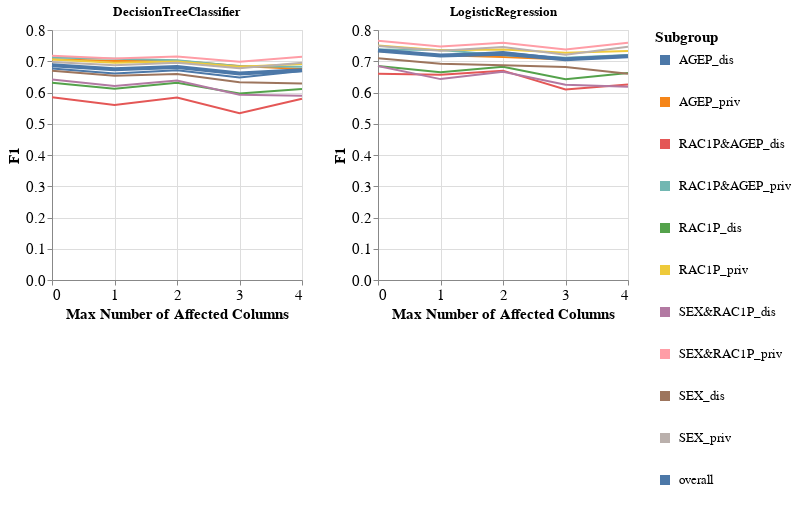

Notebook code cell kept with this figure:
### Code cell
visualizer.create_subgroups_grid_pct_lines_per_model_plot(subgroup_metric='F1',
                                                          target_preprocessing_technique=PREPROCESSING_TECHNIQUES[0],
                                                          model_names=MODEL_NAMES,
                                                          mode='max_num_columns')

### Figure 1 — Vega-Lite specification as saved in the notebook (floating-point values rounded to 4 significant figures)
{"config": {"view": {"continuousWidth": 400, "continuousHeight": 300}, "axis": {"labelFontSize": 15, "titleFontSize": 15}, "legend": {"labelFontSize": 13, "symbolStrokeWidth": 10, "titleFontSize": 15}}, "vconcat": [{"hconcat": [{"mark": "line", "encoding": {"color": {"field": "Subgroup", "type": "nominal"}, "strokeWidth": {"condition": {"value": 4, "test": "datum.Subgroup == 'overall'"}, "value": 2}, "x": {"axis": {"tickMinStep": 1}, "field": "Percentage", "title": "Max Number of Affected Columns", "type": "quantitative"}, "y": {"field": "Metric_Value", "title": "F1", "type": "quantitative"}}, "height": 250, "title": "DecisionTreeClassifier", "width": 250}, {"data": {"name": "data-2c184f4bba38196598cdc051322613c0"}, "mark": "line", "encoding": {"color": {"field": "Subgroup", "type": "nominal"}, "strokeWidth": {"condition": {"value": 4, "test": "datum.Subgroup == 'overall'"}, "value": 2}, "x": {"axis": {"tickMinStep": 1}, "field": "Percentage", "title": "Max Number of Affected Columns", "type": "quantitative"}, "y": {"field": "Metric_Value", "title": "F1", "type": "quantitative"}}, "height": 250, "title": "LogisticRegression", "width": 250}]}], "data": {"name": "data-aa66b0086b6e74ce33a48f832ce87cff"}, "$schema": "https://vega.github.io/schema/vega-lite/v4.17.0.json", "datasets": {"data-aa66b0086b6e74ce33a48f832ce87cff": [{"Model_Name": "DecisionTreeClassifier", "Test_Set_Index": 0.0, "Metric": "F1", "Subgroup": "AGEP_dis", "Num_Estimators": 10.0, "Metric_Value": 0.6765, "Percentage": 0.0}, {"Model_Name": "DecisionTreeClassifier", "Test_Set_Index": 0.0, "Metric": "F1", "Subgroup": "AGEP_priv", "Num_Estimators": 10.0, "Metric_Value": 0.7066, "Percentage": 0.0}, {"Model_Name": "DecisionTreeClassifier", "Test_Set_Index": 0.0, "Metric": "F1", "Subgroup": "RAC1P&AGEP_dis", "Num_Estimators": 10.0, "Metric_Value": 0.5846, "Percentage": 0.0}, {"Model_Name": "DecisionTreeClassifier", "Test_Set_Index": 0.0, "Metric": "F1", "Subgroup": "RAC1P&AGEP_priv", "Num_Estimators": 10.0, "Metric_Value": 0.7117, "Percentage": 0.0}, {"Model_Name": "DecisionTreeClassifier", "Test_Set_Index": 0.0, "Metric": "F1", "Subgroup": "RAC1P_dis", "Num_Estimators": 10.0, "Metric_Value": 0.631, "Percentage": 0.0}, {"Model_Name": "DecisionTreeClassifier", "Test_Set_Index": 0.0, "Metric": "F1", "Subgroup": "RAC1P_priv", "Num_Estimators": 10.0, "Metric_Value": 0.7055, "Percentage": 0.0}, {"Model_Name": "DecisionTreeClassifier", "Test_Set_Index": 0.0, "Metric": "F1", "Subgroup": "SEX&RAC1P_dis", "Num_Estimators": 10.0, "Metric_Value": 0.6415, "Percentage": 0.0}, {"Model_Name": "DecisionTreeClassifier", "Test_Set_Index": 0.0, "Metric": "F1", "Subgroup": "SEX&RAC1P_priv", "Num_Estimators": 10.0, "Metric_Value": 0.7177, "Percentage": 0.0}, {"Model_Name": "DecisionTreeClassifier", "Test_Set_Index": 0.0, "Metric": "F1", "Subgroup": "SEX_dis", "Num_Estimators": 10.0, "Metric_Value": 0.6693, "Percentage": 0.0}, {"Model_Name": "DecisionTreeClassifier", "Test_Set_Index": 0.0, "Metric": "F1", "Subgroup": "SEX_priv", "Num_Estimators": 10.0, "Metric_Value": 0.6975, "Percentage": 0.0}, {"Model_Name": "DecisionTreeClassifier", "Test_Set_Index": 0.0, "Metric": "F1", "Subgroup": "overall", "Num_Estimators": 10.0, "Metric_Value": 0.6869, "Percentage": 0.0}, {"Model_Name": "DecisionTreeClassifier", "Test_Set_Index": 1.0, "Metric": "F1", "Subgroup": "AGEP_dis", "Num_Estimators": 10.0, "Metric_Value": 0.6607, "Percentage": 1.0}, {"Model_Name": "DecisionTreeClassifier", "Test_Set_Index": 1.0, "Metric": "F1", "Subgroup": "AGEP_priv", "Num_Estimators": 10.0, "Metric_Value": 0.7009, "Percentage": 1.0}, {"Model_Name": "DecisionTreeClassifier", "Test_Set_Index": 1.0, "Metric": "F1", "Subgroup": "RAC1P&AGEP_dis", "Num_Estimators": 10.0, "Metric_Value": 0.56, "Percentage": 1.0}, {"Model_Name": "DecisionTreeClassifier", "Test_Set_Index": 1.0, "Metric": "F1", "Subgroup": "RAC1P&AGEP_priv", "Num_Estimators": 10.0, "Metric_Value": 0.7077, "Percentage": 1.0}, {"Model_Name": "DecisionTreeClassifier", "Test_Set_Index": 1.0, "Metric": "F1", "Subgroup": "RAC1P_dis", "Num_Estimators": 10.0, "Metric_Value": 0.6122, "Percentage": 1.0}, {"Model_Name": "DecisionTreeClassifier", "Test_Set_Index": 1.0, "Metric": "F1", "Subgroup": "RAC1P_priv", "Num_Estimators": 10.0, "Metric_Value": 0.6953, "Percentage": 1.0}, {"Model_Name": "DecisionTreeClassifier", "Test_Set_Index": 1.0, "Metric": "F1", "Subgroup": "SEX&RAC1P_dis", "Num_Estimators": 10.0, "Metric_Value": 0.6211, "Percentage": 1.0}, {"Model_Name": "DecisionTreeClassifier", "Test_Set_Index": 1.0, "Metric": "F1", "Subgroup": "SEX&RAC1P_priv", "Num_Estimators": 10.0, "Metric_Value": 0.7092, "Percentage": 1.0}, {"Model_Name": "DecisionTreeClassifier", "Test_Set_Index": 1.0, "Metric": "F1", "Subgroup": "SEX_dis", "Num_Estimators": 10.0, "Metric_Value": 0.6536, "Percentage": 1.0}, {"Model_Name": "DecisionTreeClassifier", "Test_Set_Index": 1.0, "Metric": "F1", "Subgroup": "SEX_priv", "Num_Estimators": 10.0, "Metric_Value": 0.6869, "Percentage": 1.0}, {"Model_Name": "DecisionTreeClassifier", "Test_Set_Index": 1.0, "Metric": "F1", "Subgroup": "overall", "Num_Estimators": 10.0, "Metric_Value": 0.6745, "Percentage": 1.0}, {"Model_Name": "DecisionTreeClassifier", "Test_Set_Index": 2.0, "Metric": "F1", "Subgroup": "AGEP_dis", "Num_Estimators": 10.0, "Metric_Value": 0.6711, "Percentage": 2.0}, {"Model_Name": "DecisionTreeClassifier", "Test_Set_Index": 2.0, "Metric": "F1", "Subgroup": "AGEP_priv", "Num_Estimators": 10.0, "Metric_Value": 0.7017, "Percentage": 2.0}, {"Model_Name": "DecisionTreeClassifier", "Test_Set_Index": 2.0, "Metric": "F1", "Subgroup": "RAC1P&AGEP_dis", "Num_Estimators": 10.0, "Metric_Value": 0.5837, "Percentage": 2.0}, {"Model_Name": "DecisionTreeClassifier", "Test_Set_Index": 2.0, "Metric": "F1", "Subgroup": "RAC1P&AGEP_priv", "Num_Estimators": 10.0, "Metric_Value": 0.703, "Percentage": 2.0}, {"Model_Name": "DecisionTreeClassifier", "Test_Set_Index": 2.0, "Metric": "F1", "Subgroup": "RAC1P_dis", "Num_Estimators": 10.0, "Metric_Value": 0.631, "Percentage": 2.0}, {"Model_Name": "DecisionTreeClassifier", "Test_Set_Index": 2.0, "Metric": "F1", "Subgroup": "RAC1P_priv", "Num_Estimators": 10.0, "Metric_Value": 0.6993, "Percentage": 2.0}, {"Model_Name": "DecisionTreeClassifier", "Test_Set_Index": 2.0, "Metric": "F1", "Subgroup": "SEX&RAC1P_dis", "Num_Estimators": 10.0, "Metric_Value": 0.638, "Percentage": 2.0}, {"Model_Name": "DecisionTreeClassifier", "Test_Set_Index": 2.0, "Metric": "F1", "Subgroup": "SEX&RAC1P_priv", "Num_Estimators": 10.0, "Metric_Value": 0.7151, "Percentage": 2.0}, {"Model_Name": "DecisionTreeClassifier", "Test_Set_Index": 2.0, "Metric": "F1", "Subgroup": "SEX_dis", "Num_Estimators": 10.0, "Metric_Value": 0.6588, "Percentage": 2.0}, {"Model_Name": "DecisionTreeClassifier", "Test_Set_Index": 2.0, "Metric": "F1", "Subgroup": "SEX_priv", "Num_Estimators": 10.0, "Metric_Value": 0.6952, "Percentage": 2.0}, {"Model_Name": "DecisionTreeClassifier", "Test_Set_Index": 2.0, "Metric": "F1", "Subgroup": "overall", "Num_Estimators": 10.0, "Metric_Value": 0.6817, "Percentage": 2.0}, {"Model_Name": "DecisionTreeClassifier", "Test_Set_Index": 3.0, "Metric": "F1", "Subgroup": "AGEP_dis", "Num_Estimators": 10.0, "Metric_Value": 0.6482, "Percentage": 3.0}, {"Model_Name": "DecisionTreeClassifier", "Test_Set_Index": 3.0, "Metric": "F1", "Subgroup": "AGEP_priv", "Num_Estimators": 10.0, "Metric_Value": 0.6845, "Percentage": 3.0}, {"Model_Name": "DecisionTreeClassifier", "Test_Set_Index": 3.0, "Metric": "F1", "Subgroup": "RAC1P&AGEP_dis", "Num_Estimators": 10.0, "Metric_Value": 0.534, "Percentage": 3.0}, {"Model_Name": "DecisionTreeClassifier", "Test_Set_Index": 3.0, "Metric": "F1", "Subgroup": "RAC1P&AGEP_priv", "Num_Estimators": 10.0, "Metric_Value": 0.6844, "Percentage": 3.0}, {"Model_Name": "DecisionTreeClassifier", "Test_Set_Index": 3.0, "Metric": "F1", "Subgroup": "RAC1P_dis", "Num_Estimators": 10.0, "Metric_Value": 0.5966, "Percentage": 3.0}, {"Model_Name": "DecisionTreeClassifier", "Test_Set_Index": 3.0, "Metric": "F1", "Subgroup": "RAC1P_priv", "Num_Estimators": 10.0, "Metric_Value": 0.6827, "Percentage": 3.0}, {"Model_Name": "DecisionTreeClassifier", "Test_Set_Index": 3.0, "Metric": "F1", "Subgroup": "SEX&RAC1P_dis", "Num_Estimators": 10.0, "Metric_Value": 0.5926, "Percentage": 3.0}, {"Model_Name": "DecisionTreeClassifier", "Test_Set_Index": 3.0, "Metric": "F1", "Subgroup": "SEX&RAC1P_priv", "Num_Estimators": 10.0, "Metric_Value": 0.6987, "Percentage": 3.0}, {"Model_Name": "DecisionTreeClassifier", "Test_Set_Index": 3.0, "Metric": "F1", "Subgroup": "SEX_dis", "Num_Estimators": 10.0, "Metric_Value": 0.6328, "Percentage": 3.0}, {"Model_Name": "DecisionTreeClassifier", "Test_Set_Index": 3.0, "Metric": "F1", "Subgroup": "SEX_priv", "Num_Estimators": 10.0, "Metric_Value": 0.6773, "Percentage": 3.0}, {"Model_Name": "DecisionTreeClassifier", "Test_Set_Index": 3.0, "Metric": "F1", "Subgroup": "overall", "Num_Estimators": 10.0, "Metric_Value": 0.6609, "Percentage": 3.0}, {"Model_Name": "DecisionTreeClassifier", "Test_Set_Index": 4.0, "Metric": "F1", "Subgroup": "AGEP_dis", "Num_Estimators": 10.0, "Metric_Value": 0.6689, "Percentage": 4.0}, {"Model_Name": "DecisionTreeClassifier", "Test_Set_Index": 4.0, "Metric": "F1", "Subgroup": "AGEP_priv", "Num_Estimators": 10.0, "Metric_Value": 0.675, "Percentage": 4.0}, {"Model_Name": "DecisionTreeClassifier", "Test_Set_Index": 4.0, "Metric": "F1", "Subgroup": "RAC1P&AGEP_dis", "Num_Estimators": 10.0, "Metric_Value": 0.5797, "Percentage": 4.0}, {"Model_Name": "DecisionTreeClassifier", "Test_Set_Index": 4.0, "Metric": "F1", "Subgroup": "RAC1P&AGEP_priv", "Num_Estimators": 10.0, "Metric_Value": 0.6825, "Percentage": 4.0}, {"Model_Name": "DecisionTreeClassifier", "Test_Set_Index": 4.0, "Metric": "F1", "Subgroup": "RAC1P_dis", "Num_Estimators": 10.0, "Metric_Value": 0.6114, "Percentage": 4.0}, {"Model_Name": "DecisionTreeClassifier", "Test_Set_Index": 4.0, "Metric": "F1", "Subgroup": "RAC1P_priv", "Num_Estimators": 10.0, "Metric_Value": 0.691, "Percentage": 4.0}, {"Model_Name": "DecisionTreeClassifier", "Test_Set_Index": 4.0, "Metric": "F1", "Subgroup": "SEX&RAC1P_dis", "Num_Estimators": 10.0, "Metric_Value": 0.5897, "Percentage": 4.0}, {"Model_Name": "DecisionTreeClassifier", "Test_Set_Index": 4.0, "Metric": "F1", "Subgroup": "SEX&RAC1P_priv", "Num_Estimators": 10.0, "Metric_Value": 0.7141, "Percentage": 4.0}, {"Model_Name": "DecisionTreeClassifier", "Test_Set_Index": 4.0, "Metric": "F1", "Subgroup": "SEX_dis", "Num_Estimators": 10.0, "Metric_Value": 0.6287, "Percentage": 4.0}, {"Model_Name": "DecisionTreeClassifier", "Test_Set_Index": 4.0, "Metric": "F1", "Subgroup": "SEX_priv", "Num_Estimators": 10.0, "Metric_Value": 0.6954, "Percentage": 4.0}, {"Model_Name": "DecisionTreeClassifier", "Test_Set_Index": 4.0, "Metric": "F1", "Subgroup": "overall", "Num_Estimators": 10.0, "Metric_Value": 0.671, "Percentage": 4.0}], "data-2c184f4bba38196598cdc051322613c0": [{"Model_Name": "LogisticRegression", "Test_Set_Index": 0.0, "Metric": "F1", "Subgroup": "AGEP_dis", "Num_Estimators": 10.0, "Metric_Value": 0.7355, "Percentage": 0.0}, {"Model_Name": "LogisticRegression", "Test_Set_Index": 0.0, "Metric": "F1", "Subgroup": "AGEP_priv", "Num_Estimators": 10.0, "Metric_Value": 0.733, "Percentage": 0.0}, {"Model_Name": "LogisticRegression", "Test_Set_Index": 0.0, "Metric": "F1", "Subgroup": "RAC1P&AGEP_dis", "Num_Estimators": 10.0, "Metric_Value": 0.6598, "Percentage": 0.0}, {"Model_Name": "LogisticRegression", "Test_Set_Index": 0.0, "Metric": "F1", "Subgroup": "RAC1P&AGEP_priv", "Num_Estimators": 10.0, "Metric_Value": 0.7379, "Percentage": 0.0}, {"Model_Name": "LogisticRegression", "Test_Set_Index": 0.0, "Metric": "F1", "Subgroup": "RAC1P_dis", "Num_Estimators": 10.0, "Metric_Value": 0.685, "Percentage": 0.0}, {"Model_Name": "LogisticRegression", "Test_Set_Index": 0.0, "Metric": "F1", "Subgroup": "RAC1P_priv", "Num_Estimators": 10.0, "Metric_Value": 0.7502, "Percentage": 0.0}, {"Model_Name": "LogisticRegression", "Test_Set_Index": 0.0, "Metric": "F1", "Subgroup": "SEX&RAC1P_dis", "Num_Estimators": 10.0, "Metric_Value": 0.6849, "Percentage": 0.0}, {"Model_Name": "LogisticRegression", "Test_Set_Index": 0.0, "Metric": "F1", "Subgroup": "SEX&RAC1P_priv", "Num_Estimators": 10.0, "Metric_Value": 0.7659, "Percentage": 0.0}, {"Model_Name": "LogisticRegression", "Test_Set_Index": 0.0, "Metric": "F1", "Subgroup": "SEX_dis", "Num_Estimators": 10.0, "Metric_Value": 0.7094, "Percentage": 0.0}, {"Model_Name": "LogisticRegression", "Test_Set_Index": 0.0, "Metric": "F1", "Subgroup": "SEX_priv", "Num_Estimators": 10.0, "Metric_Value": 0.7491, "Percentage": 0.0}, {"Model_Name": "LogisticRegression", "Test_Set_Index": 0.0, "Metric": "F1", "Subgroup": "overall", "Num_Estimators": 10.0, "Metric_Value": 0.7347, "Percentage": 0.0}, {"Model_Name": "LogisticRegression", "Test_Set_Index": 1.0, "Metric": "F1", "Subgroup": "AGEP_dis", "Num_Estimators": 10.0, "Metric_Value": 0.7186, "Percentage": 1.0}, {"Model_Name": "LogisticRegression", "Test_Set_Index": 1.0, "Metric": "F1", "Subgroup": "AGEP_priv", "Num_Estimators": 10.0, "Metric_Value": 0.7189, "Percentage": 1.0}, {"Model_Name": "LogisticRegression", "Test_Set_Index": 1.0, "Metric": "F1", "Subgroup": "RAC1P&AGEP_dis", "Num_Estimators": 10.0, "Metric_Value": 0.6564, "Percentage": 1.0}, {"Model_Name": "LogisticRegression", "Test_Set_Index": 1.0, "Metric": "F1", "Subgroup": "RAC1P&AGEP_priv", "Num_Estimators": 10.0, "Metric_Value": 0.7362, "Percentage": 1.0}, {"Model_Name": "LogisticRegression", "Test_Set_Index": 1.0, "Metric": "F1", "Subgroup": "RAC1P_dis", "Num_Estimators": 10.0, "Metric_Value": 0.6646, "Percentage": 1.0}, {"Model_Name": "LogisticRegression", "Test_Set_Index": 1.0, "Metric": "F1", "Subgroup": "RAC1P_priv", "Num_Estimators": 10.0, "Metric_Value": 0.7352, "Percentage": 1.0}, {"Model_Name": "LogisticRegression", "Test_Set_Index": 1.0, "Metric": "F1", "Subgroup": "SEX&RAC1P_dis", "Num_Estimators": 10.0, "Metric_Value": 0.6429, "Percentage": 1.0}, {"Model_Name": "LogisticRegression", "Test_Set_Index": 1.0, "Metric": "F1", "Subgroup": "SEX&RAC1P_priv", "Num_Estimators": 10.0, "Metric_Value": 0.7471, "Percentage": 1.0}, {"Model_Name": "LogisticRegression", "Test_Set_Index": 1.0, "Metric": "F1", "Subgroup": "SEX_dis", "Num_Estimators": 10.0, "Metric_Value": 0.6923, "Percentage": 1.0}, {"Model_Name": "LogisticRegression", "Test_Set_Index": 1.0, "Metric": "F1", "Subgroup": "SEX_priv", "Num_Estimators": 10.0, "Metric_Value": 0.7335, "Percentage": 1.0}, {"Model_Name": "LogisticRegression", "Test_Set_Index": 1.0, "Metric": "F1", "Subgroup": "overall", "Num_Estimators": 10.0, "Metric_Value": 0.7187, "Percentage": 1.0}, {"Model_Name": "LogisticRegression", "Test_Set_Index": 2.0, "Metric": "F1", "Subgroup": "AGEP_dis", "Num_Estimators": 10.0, "Metric_Value": 0.7294, "Percentage": 2.0}, {"Model_Name": "LogisticRegression", "Test_Set_Index": 2.0, "Metric": "F1", "Subgroup": "AGEP_priv", "Num_Estimators": 10.0, "Metric_Value": 0.7136, "Percentage": 2.0}, {"Model_Name": "LogisticRegression", "Test_Set_Index": 2.0, "Metric": "F1", "Subgroup": "RAC1P&AGEP_dis", "Num_Estimators": 10.0, "Metric_Value": 0.67, "Percentage": 2.0}, {"Model_Name": "LogisticRegression", "Test_Set_Index": 2.0, "Metric": "F1", "Subgroup": "RAC1P&AGEP_priv", "Num_Estimators": 10.0, "Metric_Value": 0.719, "Percentage": 2.0}, {"Model_Name": "LogisticRegression", "Test_Set_Index": 2.0, "Metric": "F1", "Subgroup": "RAC1P_dis", "Num_Estimators": 10.0, "Metric_Value": 0.6825, "Percentage": 2.0}, {"Model_Name": "LogisticRegression", "Test_Set_Index": 2.0, "Metric": "F1", "Subgroup": "RAC1P_priv", "Num_Estimators": 10.0, "Metric_Value": 0.738, "Percentage": 2.0}, {"Model_Name": "LogisticRegression", "Test_Set_Index": 2.0, "Metric": "F1", "Subgroup": "SEX&RAC1P_dis", "Num_Estimators": 10.0, "Metric_Value": 0.6667, "Percentage": 2.0}, {"Model_Name": "LogisticRegression", "Test_Set_Index": 2.0, "Metric": "F1", "Subgroup": "SEX&RAC1P_priv", "Num_Estimators": 10.0, "Metric_Value": 0.7594, "Percentage": 2.0}, {"Model_Name": "LogisticRegression", "Test_Set_Index": 2.0, "Metric": "F1", "Subgroup": "SEX_dis", "Num_Estimators": 10.0, "Metric_Value": 0.6869, "Percentage": 2.0}, {"Model_Name": "LogisticRegression", "Test_Set_Index": 2.0, "Metric": "F1", "Subgroup": "SEX_priv", "Num_Estimators": 10.0, "Metric_Value": 0.7455, "Percentage": 2.0}, {"Model_Name": "LogisticRegression", "Test_Set_Index": 2.0, "Metric": "F1", "Subgroup": "overall", "Num_Estimators": 10.0, "Metric_Value": 0.7244, "Percentage": 2.0}, {"Model_Name": "LogisticRegression", "Test_Set_Index": 3.0, "Metric": "F1", "Subgroup": "AGEP_dis", "Num_Estimators": 10.0, "Metric_Value": 0.7069, "Percentage": 3.0}, {"Model_Name": "LogisticRegression", "Test_Set_Index": 3.0, "Metric": "F1", "Subgroup": "AGEP_priv", "Num_Estimators": 10.0, "Metric_Value": 0.7059, "Percentage": 3.0}, {"Model_Name": "LogisticRegression", "Test_Set_Index": 3.0, "Metric": "F1", "Subgroup": "RAC1P&AGEP_dis", "Num_Estimators": 10.0, "Metric_Value": 0.61, "Percentage": 3.0}, {"Model_Name": "LogisticRegression", "Test_Set_Index": 3.0, "Metric": "F1", "Subgroup": "RAC1P&AGEP_priv", "Num_Estimators": 10.0, "Metric_Value": 0.7115, "Percentage": 3.0}, {"Model_Name": "LogisticRegression", "Test_Set_Index": 3.0, "Metric": "F1", "Subgroup": "RAC1P_dis", "Num_Estimators": 10.0, "Metric_Value": 0.6424, "Percentage": 3.0}, {"Model_Name": "LogisticRegression", "Test_Set_Index": 3.0, "Metric": "F1", "Subgroup": "RAC1P_priv", "Num_Estimators": 10.0, "Metric_Value": 0.7269, "Percentage": 3.0}, {"Model_Name": "LogisticRegression", "Test_Set_Index": 3.0, "Metric": "F1", "Subgroup": "SEX&RAC1P_dis", "Num_Estimators": 10.0, "Metric_Value": 0.625, "Percentage": 3.0}, {"Model_Name": "LogisticRegression", "Test_Set_Index": 3.0, "Metric": "F1", "Subgroup": "SEX&RAC1P_priv", "Num_Estimators": 10.0, "Metric_Value": 0.7378, "Percentage": 3.0}, {"Model_Name": "LogisticRegression", "Test_Set_Index": 3.0, "Metric": "F1", "Subgroup": "SEX_dis", "Num_Estimators": 10.0, "Metric_Value": 0.6816, "Percentage": 3.0}, {"Model_Name": "LogisticRegression", "Test_Set_Index": 3.0, "Metric": "F1", "Subgroup": "SEX_priv", "Num_Estimators": 10.0, "Metric_Value": 0.7205, "Percentage": 3.0}, {"Model_Name": "LogisticRegression", "Test_Set_Index": 3.0, "Metric": "F1", "Subgroup": "overall", "Num_Estimators": 10.0, "Metric_Value": 0.7066, "Percentage": 3.0}, {"Model_Name": "LogisticRegression", "Test_Set_Index": 4.0, "Metric": "F1", "Subgroup": "AGEP_dis", "Num_Estimators": 10.0, "Metric_Value": 0.7144, "Percentage": 4.0}, {"Model_Name": "LogisticRegression", "Test_Set_Index": 4.0, "Metric": "F1", "Subgroup": "AGEP_priv", "Num_Estimators": 10.0, "Metric_Value": 0.7195, "Percentage": 4.0}, {"Model_Name": "LogisticRegression", "Test_Set_Index": 4.0, "Metric": "F1", "Subgroup": "RAC1P&AGEP_dis", "Num_Estimators": 10.0, "Metric_Value": 0.6256, "Percentage": 4.0}, {"Model_Name": "LogisticRegression", "Test_Set_Index": 4.0, "Metric": "F1", "Subgroup": "RAC1P&AGEP_priv", "Num_Estimators": 10.0, "Metric_Value": 0.7203, "Percentage": 4.0}, {"Model_Name": "LogisticRegression", "Test_Set_Index": 4.0, "Metric": "F1", "Subgroup": "RAC1P_dis", "Num_Estimators": 10.0, "Metric_Value": 0.6626, "Percentage": 4.0}, {"Model_Name": "LogisticRegression", "Test_Set_Index": 4.0, "Metric": "F1", "Subgroup": "RAC1P_priv", "Num_Estimators": 10.0, "Metric_Value": 0.7326, "Percentage": 4.0}, {"Model_Name": "LogisticRegression", "Test_Set_Index": 4.0, "Metric": "F1", "Subgroup": "SEX&RAC1P_dis", "Num_Estimators": 10.0, "Metric_Value": 0.6187, "Percentage": 4.0}, {"Model_Name": "LogisticRegression", "Test_Set_Index": 4.0, "Metric": "F1", "Subgroup": "SEX&RAC1P_priv", "Num_Estimators": 10.0, "Metric_Value": 0.7595, "Percentage": 4.0}, {"Model_Name": "LogisticRegression", "Test_Set_Index": 4.0, "Metric": "F1", "Subgroup": "SEX_dis", "Num_Estimators": 10.0, "Metric_Value": 0.6597, "Percentage": 4.0}, {"Model_Name": "LogisticRegression", "Test_Set_Index": 4.0, "Metric": "F1", "Subgroup": "SEX_priv", "Num_Estimators": 10.0, "Metric_Value": 0.7461, "Percentage": 4.0}, {"Model_Name": "LogisticRegression", "Test_Set_Index": 4.0, "Metric": "F1", "Subgroup": "overall", "Num_Estimators": 10.0, "Metric_Value": 0.716, "Percentage": 4.0}]}}
